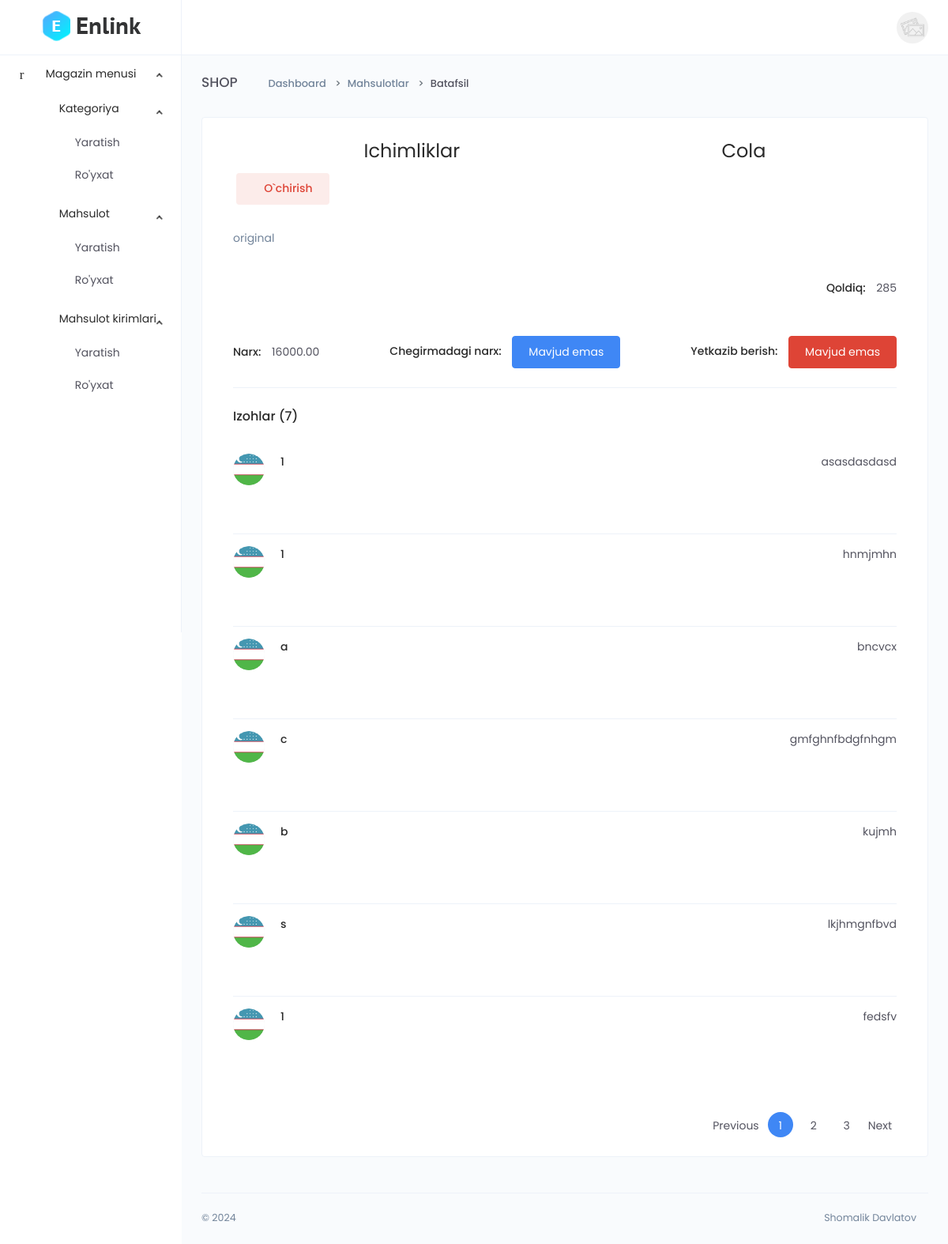
Page /dashboard/product-detail/usDHV3z8vm4klCf/ (signed in) on the committed database.
### main/models.py (models this page shows, shortened)
class CodeGenerate(models.Model):
    code = models.CharField(max_length=255, blank=True,unique=True)
    class Meta:
        abstract = True

class Product(CodeGenerate):
    category = models.ForeignKey(Category, on_delete=models.CASCADE)
    name = models.CharField(max_length=255)
    body = models.TextField()
    price = models.DecimalField(decimal_places=2, max_digits=10)
    discount_price = models.DecimalField(decimal_places=2, max_digits=10, blank=True, null=True)
    banner_img = models.ImageField(upload_to='banner-img/')
    quantity = models.IntegerField()
    delivery = models.BooleanField(default=False)
    date = models.DateTimeField(auto_now_add=True)
    qrcode_img = models.ImageField(blank=True, upload_to='qrcode-img/')

class Category(CodeGenerate):
    name = models.CharField(max_length=255, unique=True)

class Review(models.Model):
    mark = models.IntegerField()
    product = models.ForeignKey(Product, on_delete=models.CASCADE)
    user = models.ForeignKey(User, on_delete=models.CASCADE)
    text = models.TextField()

class User(AbstractUser):
    avatar = models.ImageField(upload_to='avatar/',default='avatar/default.png')
    address = models.CharField(max_length=255, blank=True, null=True)
    phone = models.CharField(max_length=255, blank=True, null=True)
    zip_code = models.IntegerField(blank=True, null=True)
    class Meta(AbstractUser.Meta):
        swappable = "AUTH_USER_MODEL"

### main/funcs.py (the view)
    def wrapper(request, *args, **kwargs):
        if request.user.is_authenticated and request.user.is_staff:
            result = func(request, *args, **kwargs)
        else:
            return redirect('front:index')
        return result

### main/dashboard/views.py (called while the page is built)
@staff_required
def product_detail(request, code):
    queryset = models.Product.objects.get(code=code)
    images = models.ProductImg.objects.filter(product=queryset)
    reviews = models.Review.objects.filter(product=queryset)
    videos = models.ProductVideo.objects.filter(product=queryset)
    context = {
          'queryset':queryset,
          'images':images,
          'reviews':reviews,
          'videos':videos
    }
    return render(request, 'dashboard/product/detail.html', context)

### main/funcs.py (called while the page is built)
def staff_required(func):
    def wrapper(request, *args, **kwargs):
        if request.user.is_authenticated and request.user.is_staff:
            result = func(request, *args, **kwargs)
        else:
            return redirect('front:index')
        return result
    return wrapper

### templates/dashboard/product/detail.html (shortened to what this page needs)
{% extends 'dashboard/base.html' %}
{% block content %}
<div class="main-content">
    <div class="page-header">
        <h2 class="header-title">SHOP</h2>
        <div class="header-sub-title">
            <nav class="breadcrumb breadcrumb-dash">
                <a href="#" class="breadcrumb-item"><i class="anticon anticon-home m-r-5"></i>Dashboard</a>
                <a class="breadcrumb-item" href="#">Mahsulotlar</a>
                <span class="breadcrumb-item active">Batafsil</span>
            </nav>
        </div>
    </div>
    <div class="card">
        <div class="card-body">
            <div class="container">
                <div class="d-flex justify-content-around" >
                    <h2 class="font-weight-normal m-b-10">{{queryset.category.name}}</h2>
                    <h2 class="font-weight-normal m-b-10">{{queryset.name}}</h2>
                </div>
                <div class="justify-content-around">
                    <button type="button"  class="btn btn-danger btn-tone m-r-5" data-toggle="modal" data-target=".bd-example-modal-sm"><i class="anticon anticon-delete"></i> O`chirish</button>
                </div>
                <div class="m-t-30">
                    <p>{{queryset.body}}</p>
                </div>
                <div class="d-md-flex m-t-30 align-items-center justify-content-between">
                    <div class="m-t-10">
                        <span class="font-weight-semibold m-r-10 m-b-5 text-dark">Qoldiq: </span>
                        <span>{{queryset.quantity}}</span>
                    </div>
                </div>
                <div class="d-md-flex m-t-30 align-items-center justify-content-between">
                    <div class="m-t-10">
                        <span class="font-weight-semibold m-r-10 m-b-5 text-dark">Narx: </span>
                        {% if queryset.discount_price %}
                        <span><s>{{queryset.price}}</s></span>
                        {% else %}
                        <span>{{queryset.price}}</span>
                        {% endif %}
                    </div>
                    <div class="m-t-10">
                        <span class="font-weight-semibold m-r-10 m-b-5 text-dark">Chegirmadagi narx: </span>
                        {% if queryset.discount_price %}
                        <span>{{queryset.discount_price}}</span>
                        {% else %}
                        <button class="btn btn-primary" >Mavjud emas</button>
                        {% endif %}
                    </div>
                    <div class="m-t-10">
                        <span class="font-weight-semibold m-r-10 m-b-5 text-dark">Yetkazib berish: </span>
                        {% if queryset.delivery %}
                        <button class="btn btn-primary" >Mavjud</button>
                        {% else %}
                        <button class="btn btn-danger" >Mavjud emas</button>
                        {% endif %}
                    </div>
                </div>
                <hr>
                {% if reviews %}
                <h5>Izohlar ({{reviews|length}})</h5>
                <div class="m-t-20">
                    <ul class="list-group list-group-flush">
                        {% for r in reviews %}
                        <li class="list-group-item p-h-0">
                            <div class="media m-b-15">
                                <div class="avatar avatar-image">
                                    {% if r.user.avatar %}
                                    <img src="{{r.user.avatar.url}}" alt="">
                                    {% endif %}
                                </div>
                                <div class="media-body m-l-20">
                                    <h6 class="m-b-0">
                                        <a href="" class="text-dark">{{r.user.username}}</a>
                                    </h6>
                                <div class="star-rating m-t-15">
                                    <label for="star{{forloop.counter}}-5" title="5 star"></label>
                                    <label for="star{{forloop.counter}}-4" title="4 star"></label>
                                    <label for="star{{forloop.counter}}-3" title="3 star"></label>
                                    <label for="star{{forloop.counter}}-2" title="2 star"></label>
                                    <label for="star{{forloop.counter}}-1" title="1 star"></label>
                                </div>
                            </div>
                            <span>{{r.text}}</span>
                        </li>
                        {% endfor %}
                    </ul>
                </div>
                {% endif %}
                <div class="m-t-30">
                    <nav>
                        <ul class="pagination justify-content-end">
                            <li class="page-item"><a class="page-link" href="#">Previous</a></li>
                            <li class="page-item active"><a class="page-link" href="#">1</a></li>
                            <li class="page-item"><a class="page-link" href="#">2</a></li>
                            <li class="page-item"><a class="page-link" href="#">3</a></li>
                            <li class="page-item"><a class="page-link" href="#">Next</a></li>
                        </ul>
                    </nav>
                </div>
            </div>
        </div>
    </div>
</div>
{% endblock %}

### rows in the picture
Product: category.name "Ichimliklar", name "Cola", body "original", quantity "285", price "16000.00"
Review: user.avatar (picture), user.username "1", text "asasdasdasd"
Review: user.avatar (picture), user.username "1", text "hnmjmhn"
Review: user.avatar (picture), user.username "a", text "bncvcx"
Review: user.avatar (picture), user.username "c", text "gmfghnfbdgfnhgm"
Review: user.avatar (picture), user.username "b", text "kujmh"
Review: user.avatar (placeholder picture), user.username "s", text "lkjhmgnfbvd"
Review: user.avatar (picture), user.username "1", text "fedsfv"

### other values in the picture
{{ reviews|length }} "7"
